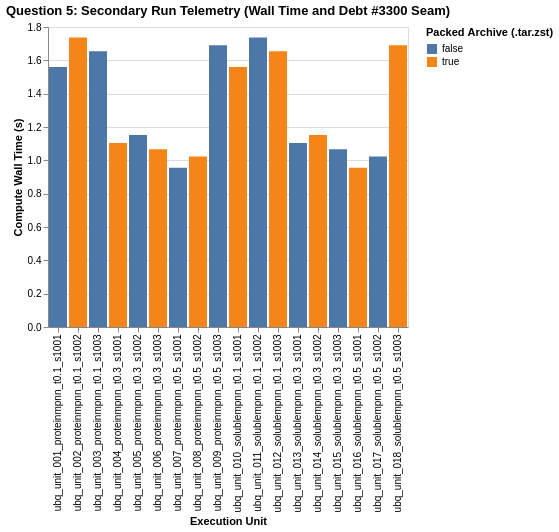

Specify this chart in Vega-Lite:
### Vega-Lite specification from a JSON file in a GitHub repository (floating-point values rounded to 4 significant figures)
{"$schema": "https://vega.github.io/schema/vega-lite/v5.json", "data": {"values": [{"completed_at_utc": "2026-11-06T20:30:00Z", "duration_s": 1.56, "failure_reason": null, "is_packed": false, "manifest_row_hash": "ubq_unit_001_proteinmpnn_t0.1_s1001", "status": "COMMITTED"}, {"completed_at_utc": "2026-11-06T20:30:00Z", "duration_s": 1.737, "failure_reason": null, "is_packed": true, "manifest_row_hash": "ubq_unit_002_proteinmpnn_t0.1_s1002", "pack_telemetry": {"backend": "zstandard", "compressed_bytes": 927, "compression_ratio": 5.661, "member_count": 2, "pack_wall_ms": 8.428, "raw_bytes": 5248, "schema": "xtrax.pack_telemetry/1"}, "status": "COMMITTED"}, {"completed_at_utc": "2026-11-06T20:30:00Z", "duration_s": 1.655, "failure_reason": null, "is_packed": false, "manifest_row_hash": "ubq_unit_003_proteinmpnn_t0.1_s1003", "status": "COMMITTED"}, {"completed_at_utc": "2026-11-06T20:30:00Z", "duration_s": 1.104, "failure_reason": null, "is_packed": true, "manifest_row_hash": "ubq_unit_004_proteinmpnn_t0.3_s1001", "pack_telemetry": {"backend": "zstandard", "compressed_bytes": 1131, "compression_ratio": 4.64, "member_count": 2, "pack_wall_ms": 8.8, "raw_bytes": 5248, "schema": "xtrax.pack_telemetry/1"}, "status": "COMMITTED"}, {"completed_at_utc": "2026-11-06T20:30:00Z", "duration_s": 1.152, "failure_reason": null, "is_packed": false, "manifest_row_hash": "ubq_unit_005_proteinmpnn_t0.3_s1002", "status": "COMMITTED"}, {"completed_at_utc": "2026-11-06T20:30:00Z", "duration_s": 1.066, "failure_reason": null, "is_packed": true, "manifest_row_hash": "ubq_unit_006_proteinmpnn_t0.3_s1003", "pack_telemetry": {"backend": "zstandard", "compressed_bytes": 1125, "compression_ratio": 4.665, "member_count": 2, "pack_wall_ms": 7.785, "raw_bytes": 5248, "schema": "xtrax.pack_telemetry/1"}, "status": "COMMITTED"}, {"completed_at_utc": "2026-11-06T20:30:00Z", "duration_s": 0.9551, "failure_reason": null, "is_packed": false, "manifest_row_hash": "ubq_unit_007_proteinmpnn_t0.5_s1001", "status": "COMMITTED"}, {"completed_at_utc": "2026-11-06T20:30:00Z", "duration_s": 1.023, "failure_reason": null, "is_packed": true, "manifest_row_hash": "ubq_unit_008_proteinmpnn_t0.5_s1002", "pack_telemetry": {"backend": "zstandard", "compressed_bytes": 1210, "compression_ratio": 4.337, "member_count": 2, "pack_wall_ms": 8.428, "raw_bytes": 5248, "schema": "xtrax.pack_telemetry/1"}, "status": "COMMITTED"}, {"completed_at_utc": "2026-11-06T20:30:00Z", "duration_s": 1.691, "failure_reason": null, "is_packed": false, "manifest_row_hash": "ubq_unit_009_proteinmpnn_t0.5_s1003", "status": "COMMITTED"}, {"completed_at_utc": "2026-11-06T20:30:00Z", "duration_s": 1.56, "failure_reason": null, "is_packed": true, "manifest_row_hash": "ubq_unit_010_solublempnn_t0.1_s1001", "pack_telemetry": {"backend": "zstandard", "compressed_bytes": 888, "compression_ratio": 5.91, "member_count": 2, "pack_wall_ms": 8.456, "raw_bytes": 5248, "schema": "xtrax.pack_telemetry/1"}, "status": "COMMITTED"}, {"completed_at_utc": "2026-11-06T20:30:00Z", "duration_s": 1.737, "failure_reason": null, "is_packed": false, "manifest_row_hash": "ubq_unit_011_solublempnn_t0.1_s1002", "status": "COMMITTED"}, {"completed_at_utc": "2026-11-06T20:30:00Z", "duration_s": 1.655, "failure_reason": null, "is_packed": true, "manifest_row_hash": "ubq_unit_012_solublempnn_t0.1_s1003", "pack_telemetry": {"backend": "zstandard", "compressed_bytes": 874, "compression_ratio": 6.005, "member_count": 2, "pack_wall_ms": 10.8, "raw_bytes": 5248, "schema": "xtrax.pack_telemetry/1"}, "status": "COMMITTED"}, {"completed_at_utc": "2026-11-06T20:30:00Z", "duration_s": 1.104, "failure_reason": null, "is_packed": false, "manifest_row_hash": "ubq_unit_013_solublempnn_t0.3_s1001", "status": "COMMITTED"}, {"completed_at_utc": "2026-11-06T20:30:00Z", "duration_s": 1.152, "failure_reason": null, "is_packed": true, "manifest_row_hash": "ubq_unit_014_solublempnn_t0.3_s1002", "pack_telemetry": {"backend": "zstandard", "compressed_bytes": 1137, "compression_ratio": 4.616, "member_count": 2, "pack_wall_ms": 8.719, "raw_bytes": 5248, "schema": "xtrax.pack_telemetry/1"}, "status": "COMMITTED"}, {"completed_at_utc": "2026-11-06T20:30:00Z", "duration_s": 1.066, "failure_reason": null, "is_packed": false, "manifest_row_hash": "ubq_unit_015_solublempnn_t0.3_s1003", "status": "COMMITTED"}, {"completed_at_utc": "2026-11-06T20:30:00Z", "duration_s": 0.9551, "failure_reason": null, "is_packed": true, "manifest_row_hash": "ubq_unit_016_solublempnn_t0.5_s1001", "pack_telemetry": {"backend": "zstandard", "compressed_bytes": 1323, "compression_ratio": 3.967, "member_count": 2, "pack_wall_ms": 9.533, "raw_bytes": 5248, "schema": "xtrax.pack_telemetry/1"}, "status": "COMMITTED"}, {"completed_at_utc": "2026-11-06T20:30:00Z", "duration_s": 1.023, "failure_reason": null, "is_packed": false, "manifest_row_hash": "ubq_unit_017_solublempnn_t0.5_s1002", "status": "COMMITTED"}, {"completed_at_utc": "2026-11-06T20:30:00Z", "duration_s": 1.691, "failure_reason": null, "is_packed": true, "manifest_row_hash": "ubq_unit_018_solublempnn_t0.5_s1003", "pack_telemetry": {"backend": "zstandard", "compressed_bytes": 1304, "compression_ratio": 4.024, "member_count": 2, "pack_wall_ms": 10.46, "raw_bytes": 5248, "schema": "xtrax.pack_telemetry/1"}, "status": "COMMITTED"}]}, "description": "Duration distributions and transparent debt #3300 pack seam.", "encoding": {"color": {"field": "is_packed", "title": "Packed Archive (.tar.zst)", "type": "nominal"}, "x": {"field": "manifest_row_hash", "title": "Execution Unit", "type": "nominal"}, "y": {"field": "duration_s", "title": "Compute Wall Time (s)", "type": "quantitative"}}, "mark": {"tooltip": true, "type": "bar"}, "title": "Question 5: Secondary Run Telemetry (Wall Time and Debt #3300 Seam)", "transform": [{"filter": "isValid(datum.duration_s) && datum.duration_s != null"}]}
